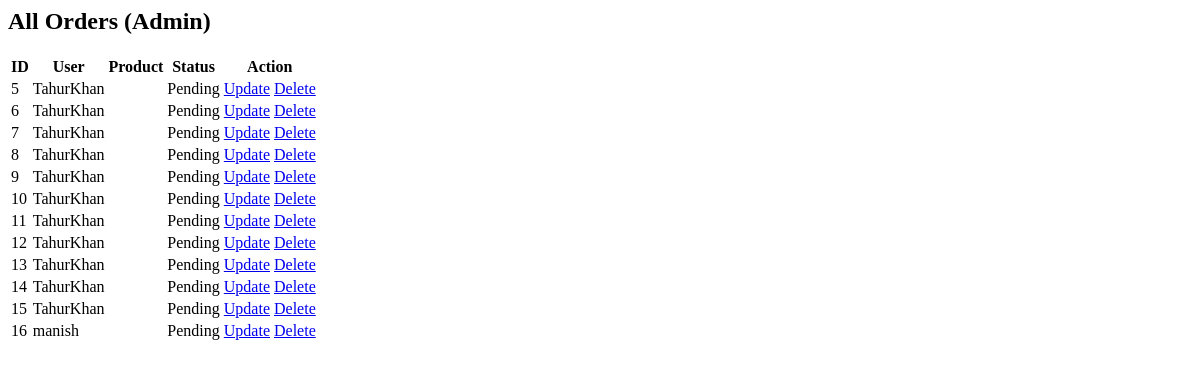
The page /order/all/ (signed in) on the database as committed earlier.
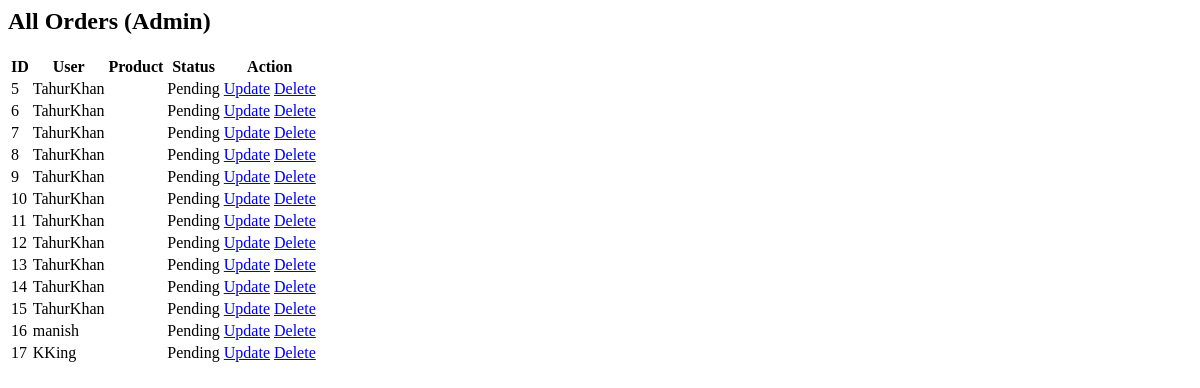
The same page on the database as committed later.
### orderapp/models.py (models this page shows, shortened)
class Order(models.Model):
    user = models.ForeignKey(User, on_delete=models.CASCADE)
    image = models.ImageField(upload_to='order_images/', null=True, blank=True)  # ✔ NEW
    address = models.ForeignKey("Address", on_delete=models.CASCADE, null=True, blank=True) # ✔ NEW
    product_name = models.CharField(max_length=30, null=True, blank=True)
    quantity = models.IntegerField(default=1)
    total_price = models.DecimalField(max_digits=10, decimal_places=2)
    delivery_slot = models.CharField(max_length=20, choices=DELIVERY_SLOTS)
    status = models.CharField(max_length=20, choices=STATUS_CHOICES, default='Pending')
    created_at = models.DateTimeField(auto_now_add=True)
    class Meta:
        db_table = 'order'

### orderapp/views.py (the view)
# urls.py: path('all/', views.all_orders, name='all_orders'),
@login_required
def all_orders(request):
    if not request.user.is_staff:
        return redirect('/')
    orders = Order.objects.all()
    return render(request, "all_orders.html", {'orders': orders})

### cart/context_processors.py (called while the page is built)
def cart_count(request):
    count = request.session.get('cart_count', 0)
    return {'cart_count': count}

### orderapp/templates/all_orders.html
<h2 class="text-center mt-4">All Orders (Admin)</h2>
<table class="table table-bordered text-center">
    <tr>
        <th>ID</th>
        <th>User</th>
        <th>Product</th>
        <th>Status</th>
        <th>Action</th>
    </tr>
    {% for o in orders %}
    <tr>
        <td>{{ o.id }}</td>
        <td>{{ o.user }}</td>
        <td>{{ o.product.name }}</td>
        <td>{{ o.status }}</td>
        <td>
            <a href="{% url 'order:update' o.id %}" class="btn btn-warning btn-sm">Update</a>
            <a href="{% url 'order:delete' o.id %}" class="btn btn-danger btn-sm">Delete</a>
        </td>
    </tr>
    {% endfor %}
</table>

Rows that differ between the two databases and show on the page:
added Order: id "17", user "KKing", status "Pending"
